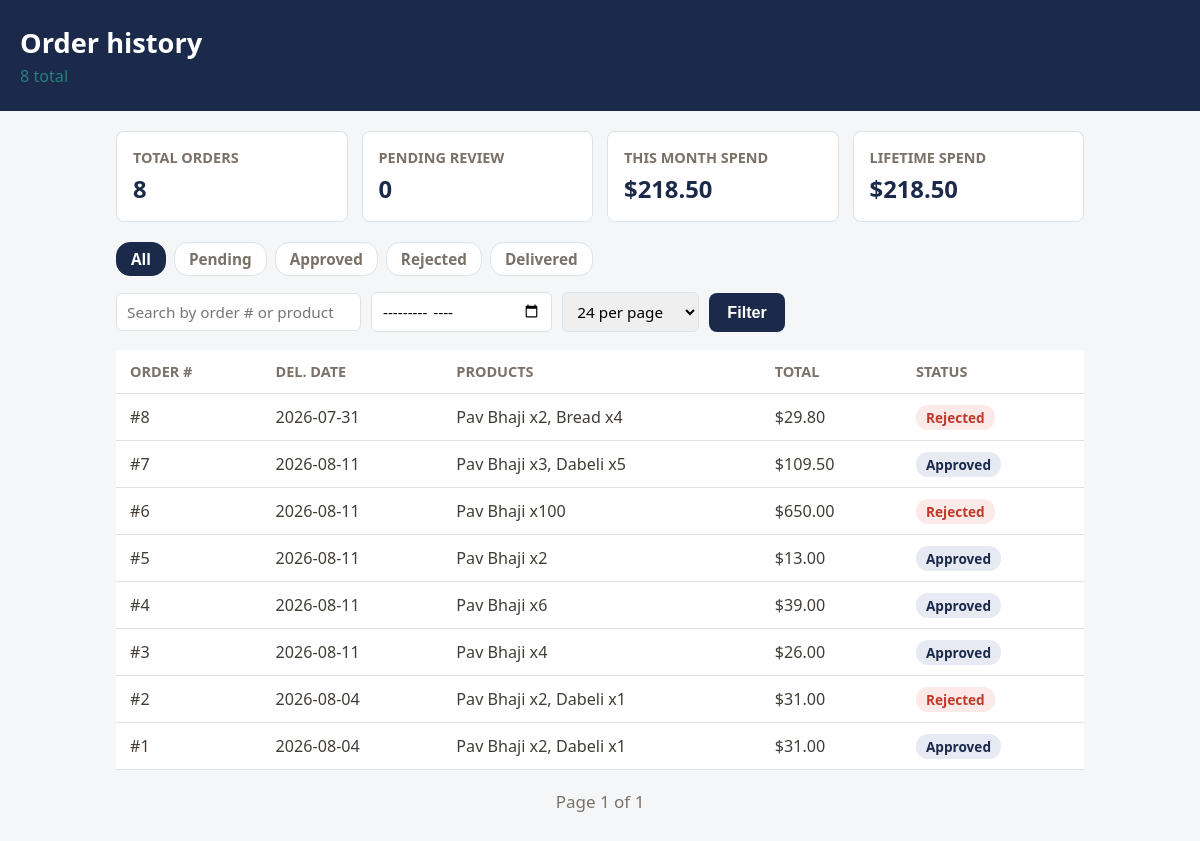
/client/orders (signed in), run on the app's committed database.
### tables this page shows
CREATE TABLE orders (
    order_id             INTEGER PRIMARY KEY AUTOINCREMENT,
    client_id            INTEGER NOT NULL REFERENCES clients(client_id) ON DELETE CASCADE,
    -- ISO date. Validated in Order.place() against the client's 2 assigned
    -- weekdays (FR-B1) -- not expressible as a DB CHECK since it depends on
    -- another table's row.
    delivery_date        TEXT NOT NULL,
    order_status         TEXT NOT NULL DEFAULT 'pending'
                         CHECK (order_status IN ('pending', 'approved', 'rejected', 'delivered')),
    special_instructions TEXT CHECK (special_instructions IS NULL OR LENGTH(special_instructions) <= 300),
    order_created_at     TEXT NOT NULL DEFAULT (STRFTIME('%Y-%m-%dT%H:%M:%S', 'now')),
    approved_by          INTEGER REFERENCES users(user_id),  -- NULL while pending (FR-B4)
    approved_at          TEXT
, rejection_reason TEXT CHECK (rejection_reason IS NULL OR LENGTH(rejection_reason) <= 300));

### routes/orders.py (the view)
@orders_bp.route("/client/orders")
@login_required("client")
def client_order_history():
    client = Client.load_by_user_id(session["user_id"])
    status = request.args.get("status", "All")
    month = request.args.get("month", "").strip()
    search = request.args.get("search", "").strip()
    page, per_page = _parse_pagination_args(request.args)
    orders, total_count = Order.list_for_client(
        client.client_id, status=status, month=month or None, search=search or None,
        page=page, per_page=per_page,
    )
    summary = Order.get_client_summary(client.client_id)
    return render_template(
        "client_order_history.html", client=client, orders=orders, summary=summary,
        status=status, month=month, search=search, page=page, per_page=per_page,
        page_sizes=PAGE_SIZES, total_count=total_count,
        total_pages=max(1, ceil(total_count / per_page)),
    )

### database/db.py (called while the page is built)
def get_db_connection():
    DATABASE_PATH.parent.mkdir(parents=True, exist_ok=True)
    connection = sqlite3.connect(DATABASE_PATH)
    connection.row_factory = sqlite3.Row
    connection.execute("PRAGMA foreign_keys = ON")
    return connection

### models/client.py (called while the page is built)
    @property
    def client_id(self):
        return self._client_id

    @staticmethod
    def _from_joined_row(row):
        return Client(
            user_id=row["user_id"], email=row["email"], password_hash=row["password_hash"],
            is_active=row["is_active"], client_id=row["client_id"],
            business_name=row["business_name"], abn=row["abn"],
            delivery_zone=row["delivery_zone"], delivery_day1=row["delivery_day1"],
            delivery_day2=row["delivery_day2"], delivery_charge=row["delivery_charge"],
            internal_notes=row["internal_notes"], login_at=row["login_at"],
        )

### models/order.py (called while the page is built)
    @property
    def order_id(self):
        return self._order_id

    @property
    def delivery_date(self):
        return self._delivery_date

    @property
    def order_status(self):
        return self._order_status

    def get_order_lines(self):
        connection = get_db_connection()
        try:
            rows = connection.execute(
                """
                SELECT order_lines.*, products.product_name
                FROM order_lines
                JOIN products ON products.product_id = order_lines.product_id
                WHERE order_lines.order_id = ?
                """,
                (self._order_id,),
            ).fetchall()
        finally:
            connection.close()
        return [
            OrderLine(row["order_line_id"], row["order_id"], row["product_id"],
                      row["quantity"], row["unit_price"], product_name=row["product_name"])
            for row in rows
        ]

    def calculate_total(self):
        return sum(line.calculate_line_total() for line in self.get_order_lines())

    @staticmethod
    def _build_from_row(row):
        return Order(row["order_id"], row["client_id"], row["delivery_date"], row["order_status"],
                     row["special_instructions"], row["order_created_at"],
                     row["approved_by"], row["approved_at"], row["rejection_reason"])

### models/order_line.py (called while the page is built)
    @property
    def quantity(self):
        return self._quantity

    @property
    def product_name(self):
        return self._product_name

    def calculate_line_total(self):
        return self._quantity * self._unit_price

### templates/client_order_history.html (shortened to what this page needs)
{% extends "base.html" %}
{% block body %}
<div class="order-page">
    <header class="order-header">
        <h1>Order history</h1>
        <p class="order-subtext">{{ total_count }} total</p>
    </header>
    <main class="client-table-wrap">
        <div class="summary-cards">
            <div class="summary-card">
                <div class="summary-card-label">Total orders</div>
                <div class="summary-card-value">{{ summary.total_order_count }}</div>
            </div>
            <div class="summary-card">
                <div class="summary-card-label">Pending review</div>
                <div class="summary-card-value">{{ summary.pending_count }}</div>
            </div>
            <div class="summary-card">
                <div class="summary-card-label">This month spend</div>
                <div class="summary-card-value">${{ "%.2f"|format(summary.this_month_spend) }}</div>
            </div>
            <div class="summary-card">
                <div class="summary-card-label">Lifetime spend</div>
                <div class="summary-card-value">${{ "%.2f"|format(summary.lifetime_spend) }}</div>
            </div>
        </div>
        <div class="status-tabs">
            {% for option in ["All", "Pending", "Approved", "Rejected", "Delivered"] %}
            <a class="status-tab {% if status == option %}active{% endif %}"
               href="{{ url_for('orders.client_order_history', status=option, month=month, search=search, per_page=per_page) }}">{{ option }}</a>
            {% endfor %}
        </div>
        <form method="get" action="{{ url_for('orders.client_order_history') }}" class="order-filter-form">
            <input type="text" name="search" placeholder="Search by order # or product" value="{{ search }}">
            <input type="month" name="month" value="{{ month }}">
            <select name="per_page">
                {% for size in page_sizes %}
                <option value="{{ size }}" {% if per_page == size %}selected{% endif %}>{{ size }} per page</option>
                {% endfor %}
            </select>
            <button type="submit" class="btn-primary btn-inline">Filter</button>
        </form>
        {% if not orders %}
        <p>No orders match these filters.</p>
        {% else %}
        <table class="client-table">
            <thead>
                <tr>
                    <th>Order #</th>
                    <th>Del. Date</th>
                    <th>Products</th>
                    <th>Total</th>
                    <th>Status</th>
                </tr>
            </thead>
            <tbody>
                {% for order in orders %}
                <tr>
                    <td>#{{ order.order_id }}</td>
                    <td>{{ order.delivery_date }}</td>
                    <td>{{ order.product_summary }}</td>
                    <td>${{ "%.2f"|format(order.total_value) }}</td>
                    <td><span class="status-pill status-{{ order.order_status }}">{{ order.order_status|capitalize }}</span></td>
                </tr>
                {% endfor %}
            </tbody>
        </table>
        <div class="pagination">
            <span>Page {{ page }} of {{ total_pages }}</span>
        </div>
        {% endif %}
    </main>
</div>
{% endblock %}

### static/css/style.css (style rules this page uses)
:root { --navy: #1B2A4A; --navy-dark: #121E36; --navy-light: #2C4370; --teal: #2A7F7F; --teal-dark: #1F6363; --feature-text: #99A6BD; --mint-green: #4FC79A; --warm-brown: #8B5E3C; --gold: #D9A441; --error-red: #C0392B; --error-bg: #FBEAE8; --surface: #FFFFFF; --text: #423C36; --text-muted: #7A7168; --border: #DDE2E7; }
* { box-sizing: border-box; }
html { font-size: 17px; }
body { margin: 0; font-family: "Segoe UI", Roboto, Arial, sans-serif; color: var(--text); background: var(--surface); }
.btn-primary { width: 100%; padding: 22px 0; background: var(--navy); color: #fff; border: none; border-radius: 8px; font-size: 1.1rem; font-weight: 600; cursor: pointer; transition: background 0.15s ease; }
.order-page { min-height: 100vh; background: #F4F6F8; }
.order-header { background: var(--navy); color: #fff; padding: 24px 20px; }
.order-header h1 { margin: 0 0 4px; font-size: 1.6rem; }
.order-subtext { margin: 0; color: var(--teal); font-size: 0.95rem; }
.status-pill { font-size: 0.8rem; font-weight: 600; padding: 3px 10px; border-radius: 12px; }
.status-approved { background: #E7EAF2; color: var(--navy); }
.status-rejected { background: var(--error-bg); color: var(--error-red); }
.btn-inline { display: inline-block; width: auto; padding: 10px 18px; text-decoration: none; font-size: 0.95rem; }
.client-table-wrap { max-width: 1000px; margin: 0 auto; padding: 20px 16px 40px; overflow-x: auto; }
.client-table { width: 100%; border-collapse: collapse; background: var(--surface); }
.client-table th, .client-table td { text-align: left; padding: 12px 14px; border-bottom: 1px solid var(--border); font-size: 0.95rem; }
.client-table th { color: var(--text-muted); font-weight: 600; font-size: 0.85rem; text-transform: uppercase; }
.order-filter-form { display: flex; flex-wrap: wrap; align-items: center; gap: 10px; margin-bottom: 18px; }
.order-filter-form select, .order-filter-form input[type="text"], .order-filter-form input[type="date"], .order-filter-form input[type="month"] { padding: 8px 10px; border: 1px solid var(--border); border-radius: 6px; font-family: inherit; font-size: 0.9rem; }
.pagination { display: flex; align-items: center; justify-content: center; gap: 14px; margin-top: 20px; color: var(--text-muted); }
.summary-cards { display: flex; flex-wrap: wrap; gap: 14px; margin-bottom: 20px; }
.summary-card { flex: 1; min-width: 160px; background: var(--surface); border: 1px solid var(--border); border-radius: 8px; padding: 16px; }
.summary-card-label { color: var(--text-muted); font-size: 0.85rem; text-transform: uppercase; font-weight: 600; }
.summary-card-value { margin-top: 6px; font-size: 1.4rem; font-weight: 700; color: var(--navy); }
.status-tabs { display: flex; flex-wrap: wrap; gap: 8px; margin-bottom: 16px; }
.status-tab { padding: 6px 14px; border-radius: 14px; font-size: 0.9rem; font-weight: 600; text-decoration: none; color: var(--text-muted); background: var(--surface); border: 1px solid var(--border); }
.status-tab.active { background: var(--navy); color: #fff; border-color: var(--navy); }

### data on the page
orders: order_id "8", delivery_date "2026-07-31", product_summary "Pav Bhaji x2, Bread x4", total_value "29.80", order_status "Rejected"
orders: order_id "7", delivery_date "2026-08-11", product_summary "Pav Bhaji x3, Dabeli x5", total_value "109.50", order_status "Approved"
orders: order_id "6", delivery_date "2026-08-11", product_summary "Pav Bhaji x100", total_value "650.00", order_status "Rejected"
orders: order_id "5", delivery_date "2026-08-11", product_summary "Pav Bhaji x2", total_value "13.00", order_status "Approved"
orders: order_id "4", delivery_date "2026-08-11", product_summary "Pav Bhaji x6", total_value "39.00", order_status "Approved"
orders: order_id "3", delivery_date "2026-08-11", product_summary "Pav Bhaji x4", total_value "26.00", order_status "Approved"
orders: order_id "2", delivery_date "2026-08-04", product_summary "Pav Bhaji x2, Dabeli x1", total_value "31.00", order_status "Rejected"
orders: order_id "1", delivery_date "2026-08-04", product_summary "Pav Bhaji x2, Dabeli x1", total_value "31.00", order_status "Approved"

### other printed values
{{ total_count }} "8"
{{ summary.total_order_count }} "8"
{{ summary.pending_count }} "0"
{{ "%.2f"|format(summary.this_month_spend) }} "218.50"
{{ "%.2f"|format(summary.lifetime_spend) }} "218.50"
{{ option }} "All" "Pending" "Approved" "Rejected" "Delivered"
{{ page }} "1"
{{ total_pages }} "1"
form field per_page "24 per page"
